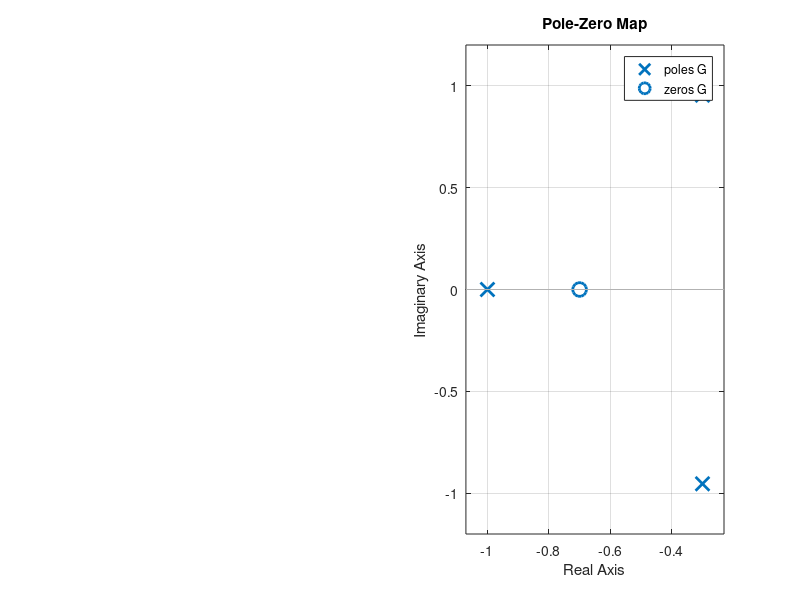

Source code (MATLAB):
%MATLAB Computer Homework#1
%INEL4505-070
%By: Paola A. Nieves | Juan F. Rosario

%%% 3rd Order System Step Response %%%

%TF parameters:
omegan=1;
alphar=1;
a=0.7;
zeta=0.3;

s=tf ('s'); % Define 's' as an LTI object in polynomial form.
num=(((omegan)^2*alphar)/(a))*(s+a);
den=(s^2+2*zeta*omegan*s+omegan^2)*(s+alphar);

G= [num]/[den] %transfer function

figure
subplot(1,2,1)
step(G)
grid

subplot(1,2,2)
pzmap(G)